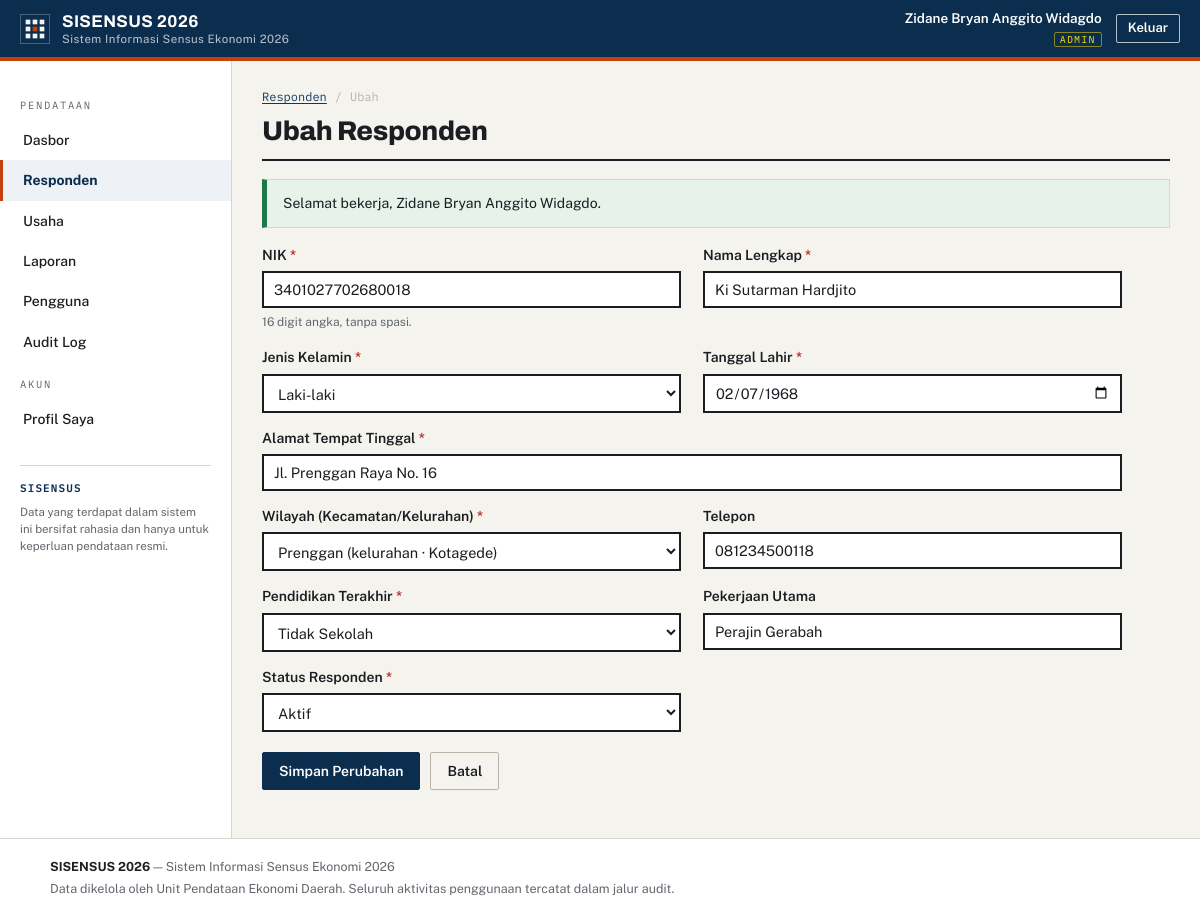
The app's page /responden/ubah.php?id=18 (signed in) with its own data.
### tables this page shows
CREATE TABLE users (
  id                    INT UNSIGNED NOT NULL AUTO_INCREMENT,
  username              VARCHAR(50)  NOT NULL,
  email                 VARCHAR(120) NOT NULL,
  password_hash         VARCHAR(255) NOT NULL,
  full_name             VARCHAR(100) NOT NULL,
  role                  ENUM('admin','operator','pimpinan') NOT NULL DEFAULT 'operator',
  is_active             TINYINT(1)   NOT NULL DEFAULT 1,
  failed_login_attempts INT UNSIGNED NOT NULL DEFAULT 0,
  locked_until          DATETIME     NULL DEFAULT NULL,
  last_login_at         DATETIME     NULL DEFAULT NULL,
  created_at            DATETIME     NOT NULL DEFAULT CURRENT_TIMESTAMP,
  updated_at            DATETIME     NOT NULL DEFAULT CURRENT_TIMESTAMP ON UPDATE CURRENT_TIMESTAMP,
  PRIMARY KEY (id),
  UNIQUE KEY uq_users_username (username),
  UNIQUE KEY uq_users_email (email),
  KEY idx_users_role (role)
);

CREATE TABLE responden (
  id               INT UNSIGNED NOT NULL AUTO_INCREMENT,
  nik              VARCHAR(16)  NOT NULL,
  nama_lengkap     VARCHAR(100) NOT NULL,
  jenis_kelamin    ENUM('L','P') NOT NULL,
  tanggal_lahir    DATE         NOT NULL,
  alamat           VARCHAR(255) NOT NULL,
  wilayah_id       INT UNSIGNED NOT NULL,
  telepon          VARCHAR(20)  NULL DEFAULT NULL,
  pendidikan       ENUM('Tidak Sekolah','SD/Sederajat','SMP/Sederajat',
                        'SMA/Sederajat','Diploma','Sarjana','Pascasarjana')
                   NOT NULL DEFAULT 'SMA/Sederajat',
  pekerjaan_utama  VARCHAR(100) NULL DEFAULT NULL,
  status           ENUM('aktif','nonaktif') NOT NULL DEFAULT 'aktif',
  created_by       INT UNSIGNED NULL DEFAULT NULL,
  created_at       DATETIME     NOT NULL DEFAULT CURRENT_TIMESTAMP,
  updated_at       DATETIME     NOT NULL DEFAULT CURRENT_TIMESTAMP ON UPDATE CURRENT_TIMESTAMP,
  PRIMARY KEY (id),
  UNIQUE KEY uq_responden_nik (nik),
  KEY idx_responden_nama (nama_lengkap),
  KEY idx_responden_wilayah (wilayah_id),
  KEY idx_responden_creator (created_by),
  CONSTRAINT fk_responden_wilayah FOREIGN KEY (wilayah_id)
    REFERENCES wilayah (id) ON DELETE RESTRICT ON UPDATE CASCADE,
  CONSTRAINT fk_responden_creator FOREIGN KEY (created_by)
    REFERENCES users (id) ON DELETE SET NULL ON UPDATE CASCADE
);

CREATE TABLE wilayah (
  id        INT UNSIGNED NOT NULL AUTO_INCREMENT,
  kode      VARCHAR(16)  NOT NULL,
  nama      VARCHAR(100) NOT NULL,
  tingkat   ENUM('kota','kecamatan','kelurahan') NOT NULL,
  parent_id INT UNSIGNED NULL DEFAULT NULL,
  PRIMARY KEY (id),
  UNIQUE KEY uq_wilayah_kode (kode),
  KEY idx_wilayah_parent (parent_id),
  CONSTRAINT fk_wilayah_parent FOREIGN KEY (parent_id)
    REFERENCES wilayah (id) ON DELETE RESTRICT ON UPDATE CASCADE
);

### app/helpers.php (called while the page is built, shortened)
<?php
function e(?string $value): string
{
    return htmlspecialchars((string)$value, ENT_QUOTES | ENT_SUBSTITUTE, 'UTF-8');
}
function u(string $path): string
{
    return BASE_URL . '/' . ltrim($path, '/');
}
function flash_get(): ?array
{
    if (isset($_SESSION['flash'])) {
        $f = $_SESSION['flash'];
        return $f;
    }
    return null;
}
function int_input(string $key, int $default = 0): int
{
    $v = $_GET[$key] ?? $_POST[$key] ?? $default;
    return (int)$v;
}

### app/auth.php (called while the page is built, shortened)
<?php
function current_user(): ?array
{
    static $cached = false;
    static $user = null;
    if ($cached) return $user;
    $cached = true;
    $stmt = db()->prepare(
        'SELECT id, username, email, full_name, role, is_active
         FROM users WHERE id = ? AND is_active = 1 LIMIT 1'
    );
    $stmt->execute([(int)$_SESSION['user_id']]);
    $user = $stmt->fetch() ?: null;
    return $user;
}
function is_logged_in(): bool
{
    return current_user() !== null;
}
function require_login(): array
{
    $user = current_user();
    return $user;
}
function require_role(array $roles): array
{
    $user = require_login();
    return $user;
}
function can_edit_data(): bool
{
    $user = current_user();
    return $user !== null && in_array($user['role'], ['admin', 'operator'], true);
}

### app/db.php (called while the page is built, shortened)
<?php
function db(): PDO
{
    static $pdo = null;
    if ($pdo === null) {
        $dsn = sprintf(
            'mysql:host=%s;port=%s;dbname=%s;charset=utf8mb4',
            DB_HOST, DB_PORT, DB_NAME
        );
        try {
            $pdo = new PDO($dsn, DB_USER, DB_PASS, [
                PDO::ATTR_ERRMODE            => PDO::ERRMODE_EXCEPTION,
                PDO::ATTR_DEFAULT_FETCH_MODE => PDO::FETCH_ASSOC,
                PDO::ATTR_EMULATE_PREPARES   => false,
                PDO::ATTR_STRINGIFY_FETCHES  => false,
            ]);
        } catch (PDOException $e) {
            error_log('[DB] ' . $e->getMessage());
            http_response_code(500);
            echo '<!doctype html><html lang="id"><meta charset="utf-8">'
               . '<title>Kesalahan Server</title>'
               . '<body style="font-family:sans-serif;text-align:center;padding-top:10vh">'
               . '<h1>503 — Layanan basis data tidak tersedia</h1>'
               . '<p>Silakan hubungi administrator sistem.</p></body></html>';
            exit;
        }
    }
    return $pdo;
}

### app/bootstrap.php (called while the page is built, shortened)
<?php
require_once __DIR__ . '/db.php';
require_once __DIR__ . '/helpers.php';
require_once __DIR__ . '/auth.php';
if (is_logged_in()) {
    $now = time();
    if (isset($_SESSION['last_activity']) && ($now - $_SESSION['last_activity']) > SESSION_IDLE_TIMEOUT) {
        audit_log('LOGOUT_IDLE', null, null, 'Sesi berakhir karena idle');
        session_unset();
        session_destroy();
        session_start();
        session_regenerate_id(true);
        flash_set('peringatan', 'Sesi Anda berakhir karena tidak ada aktivitas. Silakan masuk kembali.');
        redirect('login.php');
    }
    if (isset($_SESSION['session_start']) && ($now - $_SESSION['session_start']) > SESSION_ABS_TIMEOUT) {
        audit_log('LOGOUT_ABSOLUTE', null, null, 'Sesi mencapai batas absolut');
        session_unset();
        session_destroy();
        session_start();
        session_regenerate_id(true);
        flash_set('peringatan', 'Masa sesi habis. Silakan masuk kembali.');
        redirect('login.php');
    }
    $_SESSION['last_activity'] = $now;
    if (!isset($_SESSION['session_start'])) {
        $_SESSION['session_start'] = $now;
    }
}

### responden/ubah.php (the view, shortened to what this page needs)
<?php
require_once __DIR__ . '/../app/bootstrap.php';
$user = require_role(['admin', 'operator']);
$id = int_input('id', 0);
$stmt = db()->prepare('SELECT * FROM responden WHERE id = ? LIMIT 1');
$stmt->execute([$id]);
$row = $stmt->fetch();
$wilayahList = db()->query(
    "SELECT w.id, w.nama, w.tingkat, w.parent_id, pw.nama parent_nama
     FROM wilayah w LEFT JOIN wilayah pw ON pw.id = w.parent_id
     WHERE w.tingkat IN ('kecamatan','kelurahan')
     ORDER BY w.tingkat DESC, w.nama"
)->fetchAll();
$errors = [];
$old = [
    'nik'            => $row['nik'],
    'nama_lengkap'   => $row['nama_lengkap'],
    'jenis_kelamin'  => $row['jenis_kelamin'],
    'tanggal_lahir'  => $row['tanggal_lahir'],
    'alamat'         => $row['alamat'],
    'wilayah_id'     => (string)$row['wilayah_id'],
    'telepon'        => (string)$row['telepon'],
    'pendidikan'     => $row['pendidikan'],
    'pekerjaan_utama'=> (string)$row['pekerjaan_utama'],
    'status'         => $row['status'],
];
$active = 'responden';
$page_title = 'Ubah Responden';
$breadcrumb = ['Responden' => 'responden/index.php', 'Ubah' => null];
require __DIR__ . '/../templates/header_app.php';
?>
<form class="form-panel" method="post" action="<?= e(u('responden/ubah.php?id=' . $id)) ?>" novalidate>
  <div class="form-grid">
    <div class="form-row<?= isset($errors['nik']) ? ' has-error' : '' ?>">
      <label for="nik">NIK <span class="req">*</span></label>
      <input type="text" id="nik" name="nik" inputmode="numeric" maxlength="16" value="<?= e($old['nik']) ?>">
      <p class="field-hint">16 digit angka, tanpa spasi.</p>
    </div>
    <div class="form-row<?= isset($errors['nama_lengkap']) ? ' has-error' : '' ?>">
      <label for="nama_lengkap">Nama Lengkap <span class="req">*</span></label>
      <input type="text" id="nama_lengkap" name="nama_lengkap" maxlength="100" value="<?= e($old['nama_lengkap']) ?>">
    </div>
    <div class="form-row<?= isset($errors['jenis_kelamin']) ? ' has-error' : '' ?>">
      <label for="jenis_kelamin">Jenis Kelamin <span class="req">*</span></label>
      <select id="jenis_kelamin" name="jenis_kelamin">
        <option value="L"<?= $old['jenis_kelamin'] === 'L' ? ' selected' : '' ?>>Laki-laki</option>
      </select>
    </div>
    <div class="form-row<?= isset($errors['tanggal_lahir']) ? ' has-error' : '' ?>">
      <label for="tanggal_lahir">Tanggal Lahir <span class="req">*</span></label>
      <input type="date" id="tanggal_lahir" name="tanggal_lahir" max="<?= date('Y-m-d') ?>" value="<?= e($old['tanggal_lahir']) ?>">
    </div>
    <div class="form-row form-row-full<?= isset($errors['alamat']) ? ' has-error' : '' ?>">
      <label for="alamat">Alamat Tempat Tinggal <span class="req">*</span></label>
      <input type="text" id="alamat" name="alamat" maxlength="255" value="<?= e($old['alamat']) ?>">
    </div>
    <div class="form-row<?= isset($errors['wilayah_id']) ? ' has-error' : '' ?>">
      <label for="wilayah_id">Wilayah (Kecamatan/Kelurahan) <span class="req">*</span></label>
      <select id="wilayah_id" name="wilayah_id">
        <?php foreach ($wilayahList as $w): ?>
          <option value="<?= (int)$w['id'] ?>"<?= (int)$old['wilayah_id'] === (int)$w['id'] ? ' selected' : '' ?>>
            <?= e($w['nama']) ?> (<?= e($w['tingkat']) ?><?= $w['parent_nama'] ? ' · ' . e($w['parent_nama']) : '' ?>)
          </option>
        <?php endforeach; ?>
      </select>
    </div>
    <div class="form-row<?= isset($errors['telepon']) ? ' has-error' : '' ?>">
      <label for="telepon">Telepon</label>
      <input type="text" id="telepon" name="telepon" maxlength="20" value="<?= e($old['telepon']) ?>">
    </div>
    <div class="form-row<?= isset($errors['pendidikan']) ? ' has-error' : '' ?>">
      <label for="pendidikan">Pendidikan Terakhir <span class="req">*</span></label>
      <select id="pendidikan" name="pendidikan">
        <?php foreach (VALID_PENDIDIKAN as $p): ?>
          <option value="<?= e($p) ?>"<?= $old['pendidikan'] === $p ? ' selected' : '' ?>><?= e($p) ?></option>
        <?php endforeach; ?>
      </select>
    </div>
    <div class="form-row<?= isset($errors['pekerjaan_utama']) ? ' has-error' : '' ?>">
      <label for="pekerjaan_utama">Pekerjaan Utama</label>
      <input type="text" id="pekerjaan_utama" name="pekerjaan_utama" maxlength="100" value="<?= e($old['pekerjaan_utama']) ?>">
    </div>
    <div class="form-row<?= isset($errors['status']) ? ' has-error' : '' ?>">
      <label for="status">Status Responden <span class="req">*</span></label>
      <select id="status" name="status">
        <?php foreach (VALID_STATUS_RESPONDEN as $s): ?>
          <option value="<?= e($s) ?>"<?= $old['status'] === $s ? ' selected' : '' ?>><?= e(ucfirst($s)) ?></option>
        <?php endforeach; ?>
      </select>
    </div>
  </div>
  <div class="form-actions">
    <button class="btn btn-primary" type="submit">Simpan Perubahan</button>
    <a class="btn btn-ghost" href="<?= e(u('responden/detail.php?id=' . $id)) ?>">Batal</a>
  </div>
</form>
<?php require __DIR__ . '/../templates/footer.php'; ?>

### templates/header_app.php (shortened to what this page needs)
<?php
$user = current_user();
$isAdmin = ($user['role'] ?? '') === 'admin';
$nav = [
    'dashboard'  => ['label' => 'Dasbor',            'url' => 'dashboard.php',      'show' => true],
    'responden'  => ['label' => 'Responden',         'url' => 'responden/index.php','show' => true],
    'usaha'      => ['label' => 'Usaha',             'url' => 'usaha/index.php',    'show' => true],
    'laporan'    => ['label' => 'Laporan',           'url' => 'laporan.php',        'show' => true],
    'pengguna'   => ['label' => 'Pengguna',          'url' => 'pengguna/index.php', 'show' => $isAdmin],
    'audit'      => ['label' => 'Audit Log',         'url' => 'audit_log.php',      'show' => $isAdmin],
];
?>
<!doctype html>
<html lang="id">
<head>
<link rel="stylesheet" href="<?= e(u('assets/css/style.css')) ?>">
</head>
<body class="app">
<header class="app-topbar">
  <div class="app-topbar-inner">
    <div class="app-topbar-left">
      <a class="brand brand-on-dark" href="<?= e(u('dashboard.php')) ?>">
        <img class="brand-mark" src="<?= e(u('assets/img/logo.svg')) ?>" alt="Logo <?= e(APP_NAME) ?>" width="30" height="30">
        <span class="brand-text">
          <strong><?= e(APP_NAME) ?> <?= e(APP_YEAR) ?></strong>
          <span><?= e(APP_NAME_LONG) ?></span>
        </span>
      </a>
    </div>
    <div class="app-topbar-right">
      <div class="user-chip">
        <span class="user-chip-name"><?= e($user['full_name'] ?? '-') ?></span>
        <span class="user-chip-role"><?= e(strtoupper($user['role'] ?? '-')) ?></span>
      </div>
      <form method="post" action="<?= e(u('logout.php')) ?>" class="inline-form">
        <button class="btn btn-outline-light btn-sm" type="submit">Keluar</button>
      </form>
    </div>
  </div>
</header>
<div class="app-shell">
  <nav class="app-sidenav" id="app-sidenav" aria-label="Navigasi utama">
    <p class="sidenav-caption">Pendataan</p>
    <?php foreach ($nav as $key => $item): if (!$item['show']) continue; ?>
      <a class="sidenav-link<?= ($active ?? '') === $key ? ' is-active' : '' ?>" href="<?= e(u($item['url'])) ?>"><?= e($item['label']) ?></a>
    <?php endforeach; ?>
    <p class="sidenav-caption">Akun</p>
    <a class="sidenav-link<?= ($active ?? '') === 'profil' ? ' is-active' : '' ?>" href="<?= e(u('profil.php')) ?>">Profil Saya</a>
    <div class="sidenav-foot">
      <p class="sidenav-foot-title"><?= e(APP_NAME) ?></p>
      <p class="sidenav-foot-text">Data yang terdapat dalam sistem ini bersifat rahasia dan hanya untuk keperluan pendataan resmi.</p>
    </div>
  </nav>
  <main class="app-content" id="main-content">
    <?php if (!empty($breadcrumb)): ?>
      <nav class="breadcrumb" aria-label="Breadcrumb">
        <?php foreach ($breadcrumb as $label => $url): ?>
          <?php if ($url): ?>
            <a href="<?= e(u($url)) ?>"><?= e($label) ?></a><span aria-hidden="true">/</span>
          <?php else: ?>
            <span class="breadcrumb-here" aria-current="page"><?= e($label) ?></span>
          <?php endif; ?>
        <?php endforeach; ?>
      </nav>
    <?php endif; ?>
    <div class="page-head">
      <h1 class="page-title"><?= e($page_title ?? '') ?></h1>
    </div>
    <?php $flash = flash_get(); if ($flash): ?>
      <div class="flash flash-<?= e($flash['type']) ?>" role="status">
        <p><?= e($flash['msg']) ?></p>
      </div>
    <?php endif; ?>

### records on screen
users: full_name "Zidane Bryan Anggito Widagdo", role "ADMIN"
responden: nik "3401027702680018", nama_lengkap "Ki Sutarman Hardjito", jenis_kelamin "Laki-laki", tanggal_lahir "02/07/1968", alamat "Jl. Prenggan Raya No. 16", wilayah_id "Prenggan (kelurahan · Kotagede)", telepon "081234500118", pekerjaan_utama "Perajin Gerabah", status "Aktif"

### other values on screen
APP_NAME "SISENSUS"
APP_YEAR "2026"
APP_NAME_LONG "Sistem Informasi Sensus Ekonomi 2026"
$item['label'] "Dasbor"
$item['label'] "Responden"
$item['label'] "Usaha"
$item['label'] "Laporan"
$item['label'] "Pengguna"
$item['label'] "Audit Log"
$label "Responden"
$label "Ubah"
$page_title "Ubah Responden"
$flash['msg'] "Selamat bekerja, Zidane Bryan Anggito Widagdo."
APP_ORG "Unit Pendataan Ekonomi Daerah"
form field pendidikan "Tidak Sekolah"
